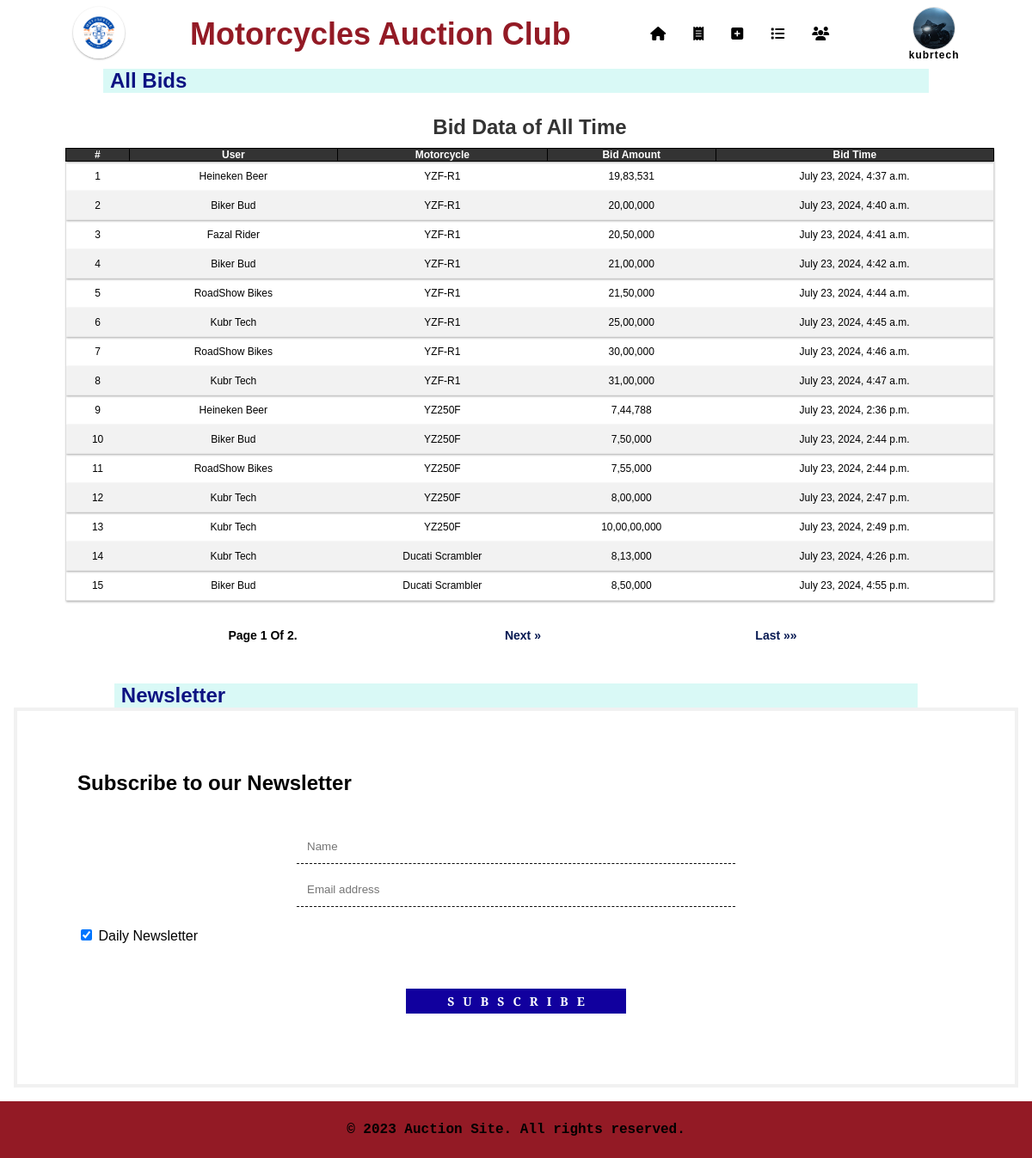
Screenshot of /bids/ (signed in) with the database file from the repository.
### auction/models.py (models this page shows, shortened)
class User(AbstractUser):
    name = models.CharField(default="", max_length=20)
    firstName = models.CharField(default="", max_length=20)
    lastName = models.CharField(default="", max_length=20)
    dob = models.DateField()
    profile_picture = models.ImageField(
        upload_to="profile_pics/", null=True, blank=True
    )
    dob = models.DateField(default=date.today)
    mobileNo = models.CharField(
        max_length=15,
        validators=[
            RegexValidator(
                regex=r"^\d{10}$", message="Enter a valid 10-digit mobile number."
            )
        ],
        help_text="Enter your 10-digit mobile number",
        null=True,
        blank=True,
    )
    address = models.CharField(
        max_length=255, help_text="Enter your address", null=True, blank=True
    )

class Bid(models.Model):
    motorcycle = models.ForeignKey(Motorcycle, on_delete=models.CASCADE, null=True)
    bidder = models.ForeignKey(
        User, on_delete=models.CASCADE, blank=True, null=True, related_name="bidUser"
    )
    bid_amount = models.IntegerField(default=0)
    bid_time = models.DateTimeField(default=timezone.now, editable=False)

class Motorcycle(models.Model):
    COLOR_CHOICES = [
        ("", ""),
        ("Red", "Red"),
        ("Blue", "Blue"),
        ("Black", "Black"),
        ("White", "White"),
        ("Green", "Green"),
        ("Yellow", "Yellow"),
        ("Silver", "Silver"),
        ("Grey", "Grey"),
        ("Orange", "Orange"),
        ("Purple", "Purple"),
    ]
    CONDITION_CHOICES = [
        ("", ""),
        ("New", "New"),
        ("Used", "Used"),
        ("Restored", "Restored"),
        ("Salvage", "Salvage"),
    ]
    name = models.CharField(max_length=50)
    start_price = models.IntegerField(default=0)
    current_bid = models.OneToOneField(
        "Bid",
        related_name="current_bid",
        null=True,
        blank=True,
        on_delete=models.CASCADE,
    )
    brand = models.ForeignKey(
        Brand, on_delete=models.CASCADE, blank=True, null=True, related_name="brand"
    )
    category = models.ForeignKey(
        Category,
        on_delete=models.CASCADE,
        blank=True,
        null=True,
        related_name="category",
    )
    cylinders = models.IntegerField(default=4)
    engine_capacity = models.FloatField(default=0)
    power = models.FloatField(default=0)
    torque = models.FloatField(default=0)
    mileage = models.FloatField(default=0)
    top_speed = models.IntegerField(default=0)
    fuel_capacity = models.FloatField(default=0)
    features = models.ManyToManyField(Feature, blank=True)
    color = models.CharField(max_length=100, choices=COLOR_CHOICES)
    condition = models.CharField(max_length=20, choices=CONDITION_CHOICES)
    image_url = models.CharField(max_length=1000)
    summary = models.CharField(max_length=1000)
    isActive = models.BooleanField(default=True)
    isExpired = models.BooleanField(default=False)
    sold = models.BooleanField(default=False)
    owner = models.ForeignKey(
        User, on_delete=models.CASCADE, blank=True, null=True, related_name="user"
    )
    watchlist = models.ManyToManyField(
        User, blank=True, related_name="motorcycleWatchList"
    )
    collection = models.ManyToManyField(User, blank=True, related_name="collection")
    created_at = models.DateTimeField(default=timezone.now, editable=False)
    end_time = models.DateTimeField(default=timezone.now() + timedelta(minutes=40))

### auction/views.py (the view)
# urls.py: path('bids/', views.all_bids, name='all_bids'),
@login_required
def all_bids(request):
    site_name = "Motorcycles Auction Club"
    bids_list = Bid.objects.all().select_related('motorcycle', 'bidder')
    paginator = Paginator(bids_list, 15)
    page_number = request.GET.get('page')
    page_obj = paginator.get_page(page_number)
    return render(request, 'auction/all_bids.html', {'page_obj': page_obj,  "site_name": site_name,})

### auction/templatetags/custom_filters.py (called while the page is built)
@register.filter
def format_number(number):
    num_str = str(number)[::-1]
    parts = []
    parts.append(num_str[:3])
    for i in range(3, len(num_str), 2):
        parts.append(num_str[i : i + 2])
    formatted_number = ",".join(parts)[::-1]
    return formatted_number

### auction/templates/auction/all_bids.html (shortened to what this page needs)
{% extends "auction/layout.html" %}
{% load static %}
{% load custom_filters %}
{% block body %}
<main class="main" id="main">
     <div class="content-heading-container">
          <h1 class="content-heading">All Bids</h1>
     </div>
     <div class="all-total-bids">
          <table class="all-bids-table">
               <caption>Bid Data of All Time</caption>
               <thead>
                    <tr>
                         <th>#</th>
                         <th>User</th>
                         <th>Motorcycle</th>
                         <th>Bid Amount</th>
                         <th>Bid Time</th>
                    </tr>
               </thead>
               <tbody>
                    {% for bid in page_obj %}
                    <tr>
                         <td>{{ forloop.counter }}</td>
                    <td>
                        {% if bid.bidder.username %}
                        <a href="{% url 'user_profile' username=bid.bidder.username %}">{{ bid.bidder.firstName }} {{ bid.bidder.lastName }}</a>
                        {% else %}
                        {{ bid.bidder.firstName }} {{ bid.bidder.lastName }}
                        {% endif %}
                    </td>
                    <td>
                        <a href="{% url 'motorcycle' name=bid.motorcycle.name %}">{{ bid.motorcycle.name }}</a>
                    </td>
                    <td>{{ bid.bid_amount|format_number }}</td>
                    <td>{{ bid.bid_time }}</td>
                    </tr>
                    {% endfor %}
               </tbody>
          </table>
     </div>
     <div class="pagination">
          <span class="step-links">
            <span class="current">
              Page {{ page_obj.number }} of {{ page_obj.paginator.num_pages }}.
            </span>
            {% if page_obj.has_next %}
            <a href="?page={{ page_obj.next_page_number }}">next &raquo;</a>
            <a href="?page={{ page_obj.paginator.num_pages }}">last &raquo;&raquo;</a>
            {% endif %}
          </span>
     </div>
</main>
{% endblock %}

### auction/templates/auction/layout.html (shortened to what this page needs)
{% load static %}
<!DOCTYPE html>
<html lang="en">
<head>
  <link rel="stylesheet" type="text/css" href="{% static 'auction/css/styles4.css' %}" />
  <link rel="stylesheet" href="https://cdnjs.cloudflare.com/ajax/libs/font-awesome/4.7.0/css/font-awesome.min.css" />
  <link rel="stylesheet" href="https://cdnjs.cloudflare.com/ajax/libs/font-awesome/6.4.0/css/all.min.css">
</head>
<body>
  <header id="header">
    <a href="{% url 'index' %}"><img class="logo" src="{% static 'auction/images/logo.png' %}" alt="Logo" /></a>
    <div class="site-name">
      <a href="{% url 'index' %}">
        <p>{{ site_name }}</p>
      </a>
    </div>
    <nav class="nav">
      <ul class="nav-menu">
        <li class="nav-item">
          <a id="navLink" class="nav-link" href="{% url 'index' %}"><span class="tooltip"><i
                class="fa-solid fa-house"></i><span class="tooltiptext">Home</span></span></a>
        </li>
        <li class="nav-item">
          <a id="navLink" class="nav-link" href="{% url 'active_listing' %}"><span class="tooltip"><i
                class="fa-solid fa-receipt"></i><span class="tooltiptext">Active Listings</span></span></a>
        </li>
        {% if user.is_authenticated %}
        <li class="nav-item">
          <a class="nav-link" href="{% url 'create' %}"><span class="tooltip"><i
                class="fa-solid fa-square-plus"></i><span class="tooltiptext">Create</span></span></a>
        </li>
        <li class="nav-item">
          <a class="nav-link" href="{% url 'watchlist' username=request.user.username %}"><span class="tooltip"><i
                class="fa-solid fa-list"></i><span class="tooltiptext">Watchlist</span></span></a>
        </li>
        <li class="nav-item">
          <a class="nav-link" href="{% url 'users' %}"><span class="tooltip"><i class="fa-solid fa-users"></i></span></a>
        </li>
        {% endif %}
      </ul>
    </nav>
    <div class="sign-in-auth">
      {% if user.is_authenticated %}
      <div class="profile-container">
        <a href="{% url 'user_profile' username=user.username %}" class="profile-link">
          <img class="profile-image"
            src="{% if user.profile_picture %}{{ user.profile_picture.url }}{% else %}{% static 'auction/images/user.png' %}{% endif %}"
            alt="{% if user.profile_picture %}{{ user.username }}'s Profile Picture{% else %}Default Profile Picture{% endif %}" />
        </a>
      </div>
      <div class="sign-in" id="sign-in">
        <p><strong>{{ user.username }}</strong></p>
      </div>
      {% endif %}
    </div>
  </header>
{% block body %}
{% endblock %}
{% block newsletter %}
<section class="news-letter-section">
  <div class="content-heading-container">
    <h3 class="content-heading">Newsletter</h3>
  </div>
  <form class="newsletter-form" action="action_page.php">
    <div class="news-letter-container">
      <h2>Subscribe to our Newsletter</h2>
    </div>
    <div class="news-letter-container" style="background-color:white">
      <input type="text" placeholder="Name" name="name" required>
      <input type="text" placeholder="Email address" name="mail" required>
      <label>
        <input type="checkbox" checked="checked" name="subscribe"> Daily Newsletter
      </label>
    </div>
    <div class="subscribe-btn">
      <button type="submit" class="buttonOne" role="button">Subscribe</button>
    </div>
  </form>
</section>
{% endblock newsletter %}
<footer>
  <div class="footer-content">
    <p>&copy; 2023 Auction Site. All rights reserved.</p>
  </div>
</footer>
</body>
</html>

### rows the page displays
User: profile_picture (picture), username "kubrtech"
Bid: bidder.firstName "Heineken", bidder.lastName "Beer", motorcycle.name "YZF-R1", bid_amount "19,83,531", bid_time "July 23, 2024, 4:37 a.m."
Bid: bidder.firstName "Biker", bidder.lastName "Bud", motorcycle.name "YZF-R1", bid_amount "20,00,000", bid_time "July 23, 2024, 4:40 a.m."
Bid: bidder.firstName "Fazal", bidder.lastName "Rider", motorcycle.name "YZF-R1", bid_amount "20,50,000", bid_time "July 23, 2024, 4:41 a.m."
Bid: bidder.firstName "Biker", bidder.lastName "Bud", motorcycle.name "YZF-R1", bid_amount "21,00,000", bid_time "July 23, 2024, 4:42 a.m."
Bid: bidder.firstName "RoadShow", bidder.lastName "Bikes", motorcycle.name "YZF-R1", bid_amount "21,50,000", bid_time "July 23, 2024, 4:44 a.m."
Bid: bidder.firstName "Kubr", bidder.lastName "Tech", motorcycle.name "YZF-R1", bid_amount "25,00,000", bid_time "July 23, 2024, 4:45 a.m."
Bid: bidder.firstName "RoadShow", bidder.lastName "Bikes", motorcycle.name "YZF-R1", bid_amount "30,00,000", bid_time "July 23, 2024, 4:46 a.m."
Bid: bidder.firstName "Kubr", bidder.lastName "Tech", motorcycle.name "YZF-R1", bid_amount "31,00,000", bid_time "July 23, 2024, 4:47 a.m."
Bid: bidder.firstName "Heineken", bidder.lastName "Beer", motorcycle.name "YZ250F", bid_amount "7,44,788", bid_time "July 23, 2024, 2:36 p.m."
Bid: bidder.firstName "Biker", bidder.lastName "Bud", motorcycle.name "YZ250F", bid_amount "7,50,000", bid_time "July 23, 2024, 2:44 p.m."
Bid: bidder.firstName "RoadShow", bidder.lastName "Bikes", motorcycle.name "YZ250F", bid_amount "7,55,000", bid_time "July 23, 2024, 2:44 p.m."
Bid: bidder.firstName "Kubr", bidder.lastName "Tech", motorcycle.name "YZ250F", bid_amount "8,00,000", bid_time "July 23, 2024, 2:47 p.m."
Bid: bidder.firstName "Kubr", bidder.lastName "Tech", motorcycle.name "YZ250F", bid_amount "10,00,00,000", bid_time "July 23, 2024, 2:49 p.m."
Bid: bidder.firstName "Kubr", bidder.lastName "Tech", motorcycle.name "Ducati Scrambler", bid_amount "8,13,000", bid_time "July 23, 2024, 4:26 p.m."
Bid: bidder.firstName "Biker", bidder.lastName "Bud", motorcycle.name "Ducati Scrambler", bid_amount "8,50,000", bid_time "July 23, 2024, 4:55 p.m."

### other values shown
{{ site_name }} "Motorcycles Auction Club"
{{ page_obj.number }} "1"
{{ page_obj.paginator.num_pages }} "2"
